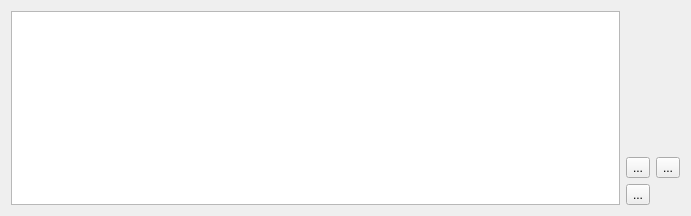
<?xml version="1.0" encoding="UTF-8"?>
<ui version="4.0">
 <class>StockDataEditor</class>
 <widget class="QWidget" name="StockDataEditor">
  <property name="geometry">
   <rect>
    <x>0</x>
    <y>0</y>
    <width>691</width>
    <height>216</height>
   </rect>
  </property>
  <property name="sizePolicy">
   <sizepolicy hsizetype="Preferred" vsizetype="Preferred">
    <horstretch>0</horstretch>
    <verstretch>0</verstretch>
   </sizepolicy>
  </property>
  <property name="minimumSize">
   <size>
    <width>300</width>
    <height>0</height>
   </size>
  </property>
  <property name="windowTitle">
   <string>Stock Data Editor</string>
  </property>
  <layout class="QVBoxLayout" name="verticalLayout">
   <item>
    <layout class="QHBoxLayout" name="horizontalLayout">
     <item>
      <widget class="KoChart::ChartTableView" name="tableView"/>
     </item>
     <item>
      <layout class="QGridLayout" name="gridLayout_2">
       <item row="1" column="1">
        <widget class="QToolButton" name="insertRowBelow">
         <property name="toolTip">
          <string>Insert data row below selected row</string>
         </property>
         <property name="text">
          <string>...</string>
         </property>
         <property name="icon">
          <iconset theme="edit-table-insert-row-under">
           <normaloff>.</normaloff>.</iconset>
         </property>
         <property name="iconSize">
          <size>
           <width>22</width>
           <height>22</height>
          </size>
         </property>
        </widget>
       </item>
       <item row="1" column="0">
        <widget class="QToolButton" name="insertRowAbove">
         <property name="toolTip">
          <string>Insert data row above selected row</string>
         </property>
         <property name="text">
          <string>...</string>
         </property>
         <property name="icon">
          <iconset theme="edit-table-insert-row-above">
           <normaloff>.</normaloff>.</iconset>
         </property>
         <property name="iconSize">
          <size>
           <width>22</width>
           <height>22</height>
          </size>
         </property>
        </widget>
       </item>
       <item row="2" column="0">
        <widget class="QToolButton" name="deleteSelection">
         <property name="toolTip">
          <string>Delete selection</string>
         </property>
         <property name="text">
          <string>...</string>
         </property>
         <property name="icon">
          <iconset theme="edit-table-delete-row">
           <normaloff>.</normaloff>.</iconset>
         </property>
         <property name="iconSize">
          <size>
           <width>22</width>
           <height>22</height>
          </size>
         </property>
        </widget>
       </item>
       <item row="0" column="0">
        <spacer name="verticalSpacer">
         <property name="orientation">
          <enum>Qt::Vertical</enum>
         </property>
         <property name="sizeHint" stdset="0">
          <size>
           <width>20</width>
           <height>40</height>
          </size>
         </property>
        </spacer>
       </item>
      </layout>
     </item>
    </layout>
   </item>
  </layout>
 </widget>
 <customwidgets>
  <customwidget>
   <class>KoChart::ChartTableView</class>
   <extends>QTableView</extends>
   <header>ChartTableView.h</header>
  </customwidget>
 </customwidgets>
 <resources/>
 <connections/>
</ui>
